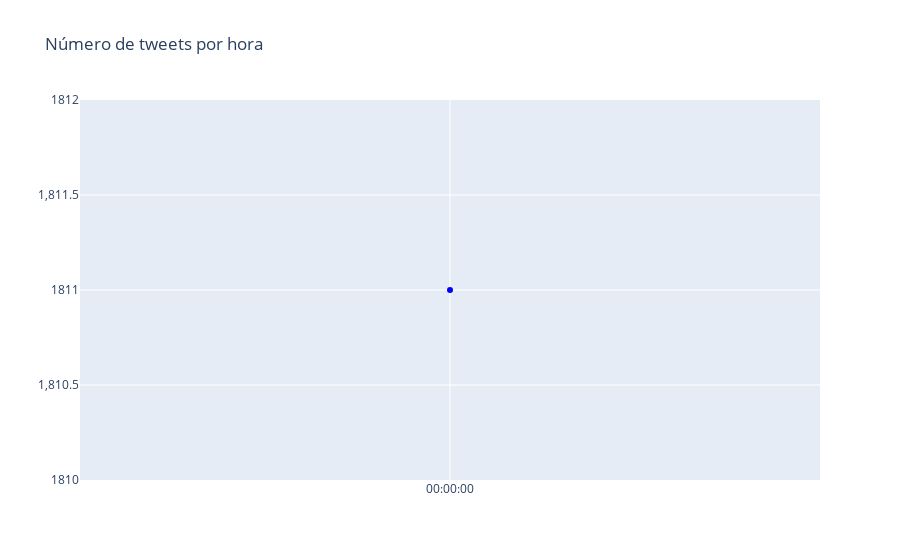

The notebook cell saved with this chart:
### Code cell
trace = go.Scatter(x=temp.hora.values,
                   y=temp.cnt.values,
                   text=[f"Fecha: {f}<br>Tuits: {c}" for f,c in zip(temp.hora.values,temp.cnt.values)],
                   hoverinfo='text',
                   mode='lines+markers',
                   name='Horas',
                   line={'color': 'blue'})

layout = go.Layout(title="Número de tweets por hora")

fig = go.Figure(data=[trace], layout=layout)
iplot(fig)

### Figure 1 — Plotly figure (JSON) as saved in the notebook; plotly's stock layout.template omitted (floating-point values rounded to 4 significant figures)
{"data": [{"hoverinfo": "text", "line": {"color": "blue"}, "mode": "lines+markers", "name": "Horas", "text": ["Fecha: 00:00:00<br>Tuits: 1811"], "x": ["00:00:00"], "y": [1811], "type": "scatter"}], "layout": {"title": {"text": "Número de tweets por hora"}}}
